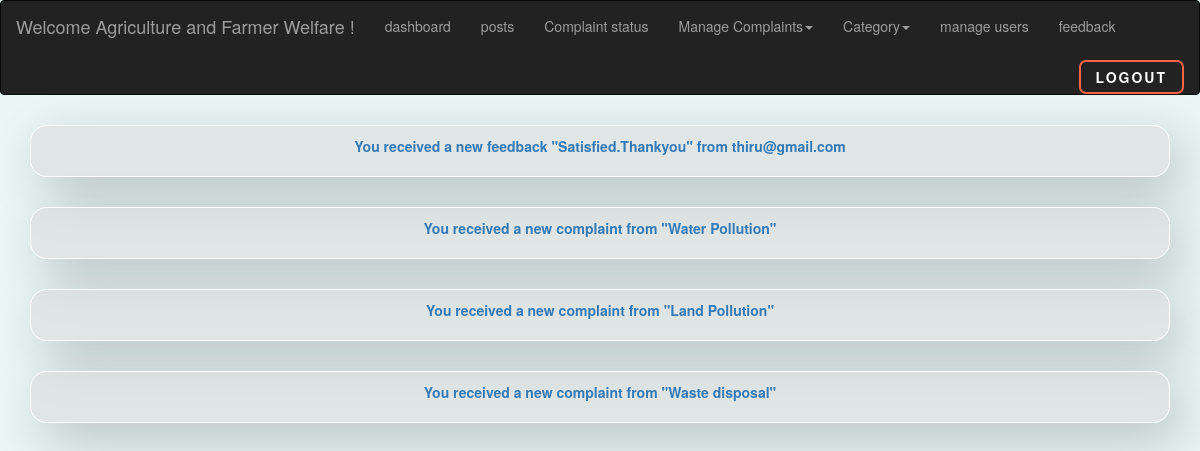
/en_notify.php (signed in), run on the app's committed database.
### tables this page shows
CREATE TABLE `enfeed` (
  `id` int(250) NOT NULL,
  `umail` varchar(50) NOT NULL,
  `feedback` varchar(250) NOT NULL,
  `date` datetime(6) NOT NULL DEFAULT current_timestamp(6),
  `seen` varchar(50) NOT NULL
);

CREATE TABLE `environment` (
  `id` int(250) NOT NULL,
  `umail` varchar(50) NOT NULL,
  `department` varchar(50) NOT NULL,
  `cat` varchar(50) NOT NULL,
  `ctitle` varchar(250) NOT NULL,
  `cdetail` varchar(250) NOT NULL,
  `cdoc` varchar(200) NOT NULL,
  `district` varchar(50) NOT NULL,
  `place` varchar(200) NOT NULL,
  `status` varchar(50) NOT NULL,
  `date` datetime(6) NOT NULL DEFAULT current_timestamp(6),
  `seen` varchar(50) NOT NULL,
  `cseen` varchar(10) NOT NULL,
  `cimage` varchar(255) NOT NULL
);

### en_notify.php (the view, shortened to what this page needs)
<?php
include("dbconnect.php");
?>
<!DOCTYPE html>
  <head>
    <link rel="stylesheet" href="https://maxcdn.bootstrapcdn.com/bootstrap/3.4.1/css/bootstrap.min.css">
  </head>
  <body style="background-color: #eaf6f6;">
    <nav class="navbar navbar-inverse">
      <div class="container-fluid">
    <div class="navbar-header">
      <a class="navbar-brand">Welcome <?php echo $_SESSION['aname']; ?> !</a>
    </div>
    <ul class="nav navbar-nav">
    <li><a href="en_notify.php">dashboard</a></li>
    <li><a href="envipost.php">posts</a></li>
    <li><a href="a_envi.php">Complaint status</a></li>
      <li class="dropdown">
      <a class="dropdown-toggle" data-toggle="dropdown" href="#">Manage Complaints<span class="caret"></span></a>
          </li>
        <li class="dropdown">
      <a class="dropdown-toggle" data-toggle="dropdown" href="#">Category<span class="caret"></span></a>
          </li>
          <li><a href="en_umanage.php">manage users</a></li>
          <li><a href="a_enfeed.php">feedback</a></li>
        </ul>
    <form method="get"><button class="back" name="logout">Logout</button></form>
  </div>
  </nav>
  <div>
<?php
$test="not_seen";
 $qry=mysqli_query($conn,"select * from enfeed where seen='$test'");
 while($row=mysqli_fetch_array($qry))
 {
?>
<a style="text-decoration:none;" href='en_afeedview.php?id=<?php echo $row['id']?>'>
  <div class="card">
  <p>You received a new feedback
<b>"<?php echo $row['feedback']; ?>"</b> from <b><?php echo $row['umail'];
?></b></p>
</div>
</a>
<?php
}
?>
<?php
 $notify=mysqli_query($conn,"select * from environment where seen='$test'");
 while($row1=mysqli_fetch_array($notify))
 {
?>
<a style="text-decoration:none;" href='enview.php?id=<?php echo $row1['id']?>'>
  <div class="card">
  <p>You received a new complaint from <b>"<?php echo $row1['cat']; ?>"</b>
</b></p>
</div>
</a>
<?php
}
?>
  </body>
</html>

### en_notify.php (style rules this page uses)
.back { position: relative; padding: 5px 15px; border-radius: 7px; border: 2px solid rgb(255, 99, 71); font-size: 14px; text-transform: uppercase; font-weight: 600; letter-spacing: 2px; background: transparent; color: #fff; overflow: hidden; box-shadow: 0 0 0 0 transparent; -webkit-transition: all 0.2s ease-in; -moz-transition: all 0.2s ease-in; transition: all 0.2s ease-in; float: right; margin-left: 9px; margin-top: 9px; }
.back::before { content: ''; display: block; width: 0px; height: 86%; position: absolute; top: 7%; left: 0%; opacity: 0; background: #fff; box-shadow: 0 0 50px 30px #fff; -webkit-transform: skewX(-20deg); -moz-transform: skewX(-20deg); -ms-transform: skewX(-20deg); -o-transform: skewX(-20deg); transform: skewX(-20deg); }
.card { box-sizing: border-box; background: rgba(217, 217, 217, 0.58); border: 1px solid white; box-shadow: 12px 17px 51px rgba(0, 0, 0, 0.22); border-radius: 17px; text-align: center; padding: 10px 170px; cursor: pointer; display: flex; align-items: center; justify-content: center; user-select: none; font-weight: bolder; margin: 30px; }

### data on the page
enfeed: feedback "Satisfied.Thankyou", umail "thiru@gmail.com"
environment: cat "Water Pollution"
environment: cat "Land Pollution"
environment: cat "Waste disposal"

### other printed values
$_SESSION['aname'] "Agriculture and Farmer Welfare"
